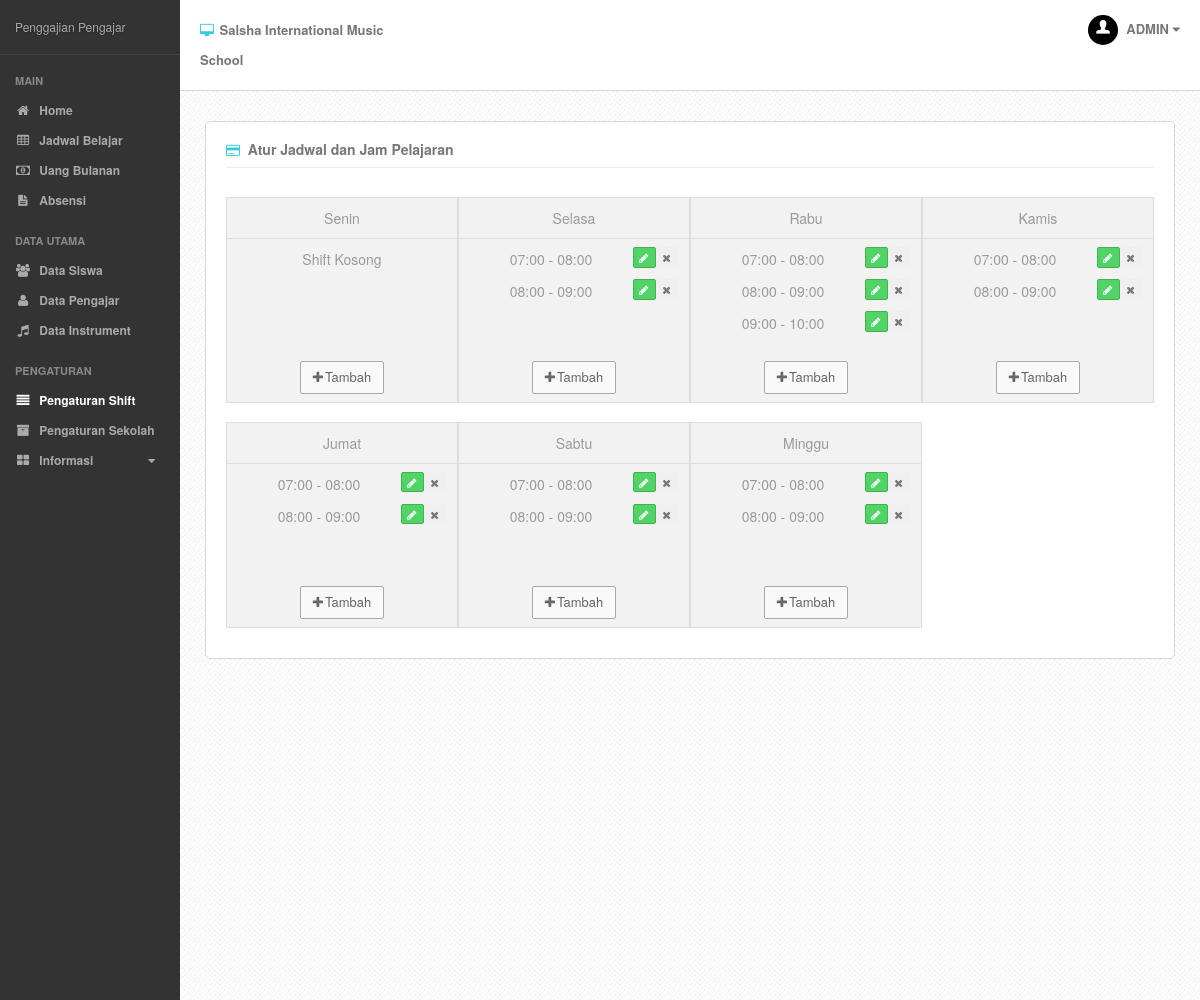
Screenshot of /?p=shift (signed in) with the database file from the repository.
### tables this page shows
CREATE TABLE IF NOT EXISTS `setting` (
  `nama_setting` varchar(20) NOT NULL DEFAULT '',
  `value` varchar(50) DEFAULT NULL,
  PRIMARY KEY (`nama_setting`)
);

CREATE TABLE IF NOT EXISTS `hari` (
  `id_hari` int(5) NOT NULL AUTO_INCREMENT,
  `nama_hari` varchar(10) DEFAULT NULL,
  PRIMARY KEY (`id_hari`)
);

CREATE TABLE IF NOT EXISTS `shift` (
  `id_shift` int(5) NOT NULL AUTO_INCREMENT,
  `id_hari` int(5) DEFAULT NULL,
  `jam_mulai` time DEFAULT NULL,
  `jam_akhir` time DEFAULT NULL,
  PRIMARY KEY (`id_shift`),
  KEY `id_hari` (`id_hari`)
);

### index.php (called while the page is built, shortened)
<?php
require('content/classes/mainClass.php');
$webApp = new webApp();
$webApp->createWebApp();
?>

### content/classes/shiftClass.php (called while the page is built, shortened)
<?php
	class shiftTime extends dbController{
		public function selectShift() {
			$sql = "SELECT * FROM shift ORDER BY jam_mulai ASC";
			$query = mysqli_query($this->conn, $sql) or die(mysqli_error($this->conn));
			$num_results = mysqli_num_rows($query);
			if ($num_results > 0){
				$i=0;
				while ($row = mysqli_fetch_array($query)){
					$dataShift[$i]['id'] = $row[0];
					$dataShift[$i]['id_hari'] = $row[1];
					$dataShift[$i]['mulai'] = $row[2];
					$dataShift[$i]['akhir'] = $row[3];
					$i++;
				}
			}else{
				$dataShift= null;
			}
			return $dataShift;
		}
		function selectDays(){
			$sql = "SELECT * FROM hari ORDER BY id_hari";
			$query = mysqli_query($this->conn, $sql) or die(mysqli_error($this->conn));
			$num_results = mysqli_num_rows($query);
			if ($num_results > 0){
				$i=0;
				while ($row = mysqli_fetch_array($query)){
					$dataHari[$i]['id'] = $row[0];
					$dataHari[$i]['nama'] = $row[1];
					$i++;
				}
			}else{
				$dataHari = null;
			}
			return $dataHari;
		}
		function maxHari(){
			$sql = "SELECT count(id_hari) AS 'total' FROM shift GROUP BY (id_hari) ORDER BY (total) DESC LIMIT 1";
			$query = mysqli_query($this->conn, $sql) or die(mysqli_error($this->conn));
			$num_results = mysqli_num_rows($query);
			if ($num_results > 0){
				while ($row = mysqli_fetch_array($query)){
					$max = $row[0];
				}
			}else{
				$max = 7;
			}
			return $max;
		}
	}
?>

### content/fungsi.php (called while the page is built, shortened)
<?php
	function regenerateJam($jam) {
		$time=explode(":",$jam);
		return $time[0].":".$time[1];
	}
?>

### content/view/page/shift.php (the view, shortened to what this page needs)
<?php
    require_once ('content/classes/shiftClass.php');
    require_once ('content/fungsi.php');
	$shift= new shiftTime();
	$dataHari = $shift->selectDays();
	$dataShift = $shift->selectShift();
	$max = $shift->maxHari();
?>
<div class="page-content">
	<div class="single-head">
		<h3 class="pull-left"><i class="fa fa-credit-card lblue"></i> Atur Jadwal dan Jam Pelajaran</h3>
		<div class="clearfix"></div>
	</div>
	<div class="page-grid">
		<div class="container">
			<div class="row show-grid">
			<?php
					if($dataHari === null){
							echo"<tr>"
								. "<td colspan='7'><div class='alert alert-danger text-center'>Data Kosong"
								."</div></td>"
								. "</tr>";
						}
					else {
                        foreach ($dataHari as $data) {
								echo "<div class='col-md-3'>"
									."<div class='judul'>".$data['nama']."</div>"
									."<div class='rowbaru'>";
									if($dataShift == null){
										echo "";
									}
									else{
									 $j = 0;
									 foreach($dataShift as $data2){
										if($data2['id_hari'] == $data['id']){
											if(isset($_GET['edit']) && $_GET['edit']==md5($data2['id'])){
												echo "<form role='form' method='post' action='content/proses.php?act=editShift'><p class='inip'>"
													."<input type='hidden' name='idshift' id='idshift' value='".md5($data2['id'])."'>"
													."<input type='text' class='form-control-new timepicker' name='awal' id='awal' value='".regenerateJam($data2['mulai'])."'>"
													." - <input type='text' class='form-control-new timepicker' name='akhir' id='akhir' value='".regenerateJam($data2['akhir'])."'>";
												echo "<input type='submit' class='btn btn-xs btn-success pull-right' value='&nbsp;Save&nbsp;'></p></form>";
												$j++;
											}
											else{
												echo "<p class='inip'>".regenerateJam($data2['mulai'])." - ".regenerateJam($data2['akhir'])
													."<a href='?p=shift&c=".md5($data2['id'])."' data-toggle='modal'><button class='btn btn-xs pull-right'><i class='fa fa-times'></i></button></a>"
													."<a href='?p=shift&edit=".md5($data2['id'])."'><button class='btn btn-xs btn-success pull-right'><i class='fa fa-pencil'></i> </button></a></p>";
												$j++;
											}
										}
									 }
									 if ($j == 0){
										echo "<p class='inip'>Shift Kosong</p>";
										for($ii = $j+1; $ii< $max; $ii++){
											echo "<p class='inip'></p>";
										}
									 }
									 else {
										if($j < $max){
											for($ii = $j; $ii< $max; $ii++){
												echo "<p class='inip'></p>";
											}
										}
									 }
									}
								echo "</div>"
									."<p><a href='?p=shift&sub=add&id=".$data['id']."'><button type='button' class='btn btn-default'><i class='fa fa-plus'></i><span>Tambah</span></button></a></p></div>";
						}
					}
                    ?>
			</div>
		</div>
	</div>
</div>

### content/view/layout.php (shortened to what this page needs)
<!DOCTYPE html>
<html>
	<head>
		<link href="css/bootstrap.min.css" rel="stylesheet">
		<link href="css/font-awesome.min.css" rel="stylesheet">
		<link href="css/less-style.css" rel="stylesheet">
		<link href="css/bootstrap-timepicker.min.css" rel="stylesheet">
		<link href="css/style.css" rel="stylesheet">
	</head>
	<body>
	<?php
		$webApp = new webApp();
		$setting = new settingApps();
    ?>
		<div class="outer">
			<div class="sidebar">
				<div class="sidey">
					<div class="logo">
						<?php echo $setting->loadSetting('judul')?>
					</div>
					<div class="side-nav">
					</div>
				</div>
			</div>
			<div class="mainbar">
				<div class="main-head">
					<div class="container">
						<div class="row">
							<div class="col-md-3 col-sm-4 col-xs-6">
								<h2><i class="fa fa-desktop lblue"></i> <?php echo $setting->loadSetting('nama')?></h2>
							</div>
							<div class="col-md-3 col-sm-4 col-xs-6">
							</div>
							<div class="col-md-3 col-sm-4 hidden-xs">
							</div>
							<div class="col-md-3 hidden-sm hidden-xs">
								<div class="head-user dropdown pull-right">
									<a href="#" data-toggle="dropdown" id="profile">
										<img src="img/user.jpg" alt="" class="img-responsive img-circle"/>
										<?php
										if(isset($_SESSION['usernya'])){
											echo strtoupper($_SESSION['usernya']);
										}
										?>
										<i class="fa fa-caret-down"></i>
									</a>
								</div>
								<div class="clearfix"></div>
							</div>
						</div>
					</div>
				</div>
				<div class="main-content">
					<div class="container">
						<?php
							$webApp->loadContent();
						?>
					</div>
				</div>
			</div>
		</div>
	</body>
</html>

### css/less-style.css (style rules this page uses)
body { color: #666666; }
h1, h2, h3, h4, h5, h6 { color: #777777; }
a { color: #777777; }
.lblue { color: #32c8de; }
.btn.btn-default { background: #f9f9f9; color: #666666 !important; border: 1px solid #aaaaaa; }
.btn.btn-success { background: #51d466; }
.sidebar { background: #333; }

### css/style.css (style rules this page uses)
.inip { height: 32px; }
.page-grid .show-grid div .rowbaru { background: #f2f2f2; text-align: center; padding: 8px 0px; margin: 10px 10px; font-size: 14px; border: 0px solid #ddd; color: #9a9a9a; }
.page-grid .show-grid div .judul { background: #f2f2f2; text-align: center; padding: 8px 0px; margin: -10px -1px; font-size: 14px; border: 1px solid #ddd; color: #9a9a9a; }
body { font-size:12px; line-height:24px; -webkit-font-smoothing: antialiased; }
h1,h2,h3,h4,h5,h6 { font-weight:normal; margin:0px; padding:0px; }
h2 { font-size:25px; }
h3 { font-size:20px; }
p { margin:0; padding:0; }
a { text-decoration:none !important; }
.btn { border-radius:2px; text-decoration:none !important; outline:none !important; }
.btn.btn-xs { font-size:11px; }
.btn i { margin-right:2px; }
.outer { width:100%; background:#333; }
.sidebar { width:180px; min-height:800px; float:left; position:absolute; padding:0px; z-index:10000; color:#aaa; }
.sidebar .logo { padding:15px; border-bottom:1px solid #444; text-shadow:0px 0px 2px #222; }
.sidebar .side-nav { padding:20px 15px; padding-bottom:0px; }
.mainbar { position:relative; width:auto; min-height:1000px; margin-left:180px; background:#f7f7f7 url("../img/main-back.png") repeat; }
.mainbar .container { width:100%; max-width:100%; }
.main-head { background:#fff; padding:15px 10px; border-bottom: 1px solid #d8d8d8; }
.main-head h2 { font-size:13px; line-height:30px; font-weight:bold; }
.main-head h2 i { margin-right:2px; }
.main-head .head-user { font-size:13px; line-height:28px; font-weight:bold; }
.main-head .head-user img { max-width:30px; display:inline-block; margin-right:5px; }
.main-content { padding:30px 15px; }
.page-content { background:#fff; padding:20px; border:1px solid #d7d7d7; border-radius:5px; }
.page-content .single-head { padding-bottom:10px; margin-bottom:20px; border-bottom:1px solid #eee; }
.page-content .single-head h3 { font-size:14px; font-weight:bold; }
.page-content .single-head h3 i { font-size:13px; margin-right:4px; }
.page-grid .show-grid div { background: #f2f2f2; text-align: center; padding: 8px 0px; margin: 10px 0px; font-size: 14px; border: 1px solid #ddd; color: #9a9a9a; }

### rows the page displays
setting: value "Penggajian Pengajar"
setting: value "Salsha International Music School"
hari: nama_hari "Senin", shows "Shift Kosong"
hari: nama_hari "Selasa"
shift: jam_mulai "07:00", jam_akhir "08:00"
shift: jam_mulai "08:00", jam_akhir "09:00"
hari: nama_hari "Rabu"
shift: jam_mulai "07:00", jam_akhir "08:00"
shift: jam_mulai "08:00", jam_akhir "09:00"
shift: jam_mulai "09:00", jam_akhir "10:00"
hari: nama_hari "Kamis"
shift: jam_mulai "07:00", jam_akhir "08:00"
shift: jam_mulai "08:00", jam_akhir "09:00"
hari: nama_hari "Jumat"
shift: jam_mulai "07:00", jam_akhir "08:00"
shift: jam_mulai "08:00", jam_akhir "09:00"
hari: nama_hari "Sabtu"
shift: jam_mulai "07:00", jam_akhir "08:00"
shift: jam_mulai "08:00", jam_akhir "09:00"
hari: nama_hari "Minggu"
shift: jam_mulai "07:00", jam_akhir "08:00"
shift: jam_mulai "08:00", jam_akhir "09:00"

### other values shown
$title "MAIN DATA UTAMA PENGATURAN"
$title "Home Jadwal Belajar Uang Bulanan Absensi Data Siswa Data Pengajar Data Instrument Pengaturan Shift Pengaturan Sekolah"
$title "Informasi"
$_SESSION['usernya'] "ADMIN"
